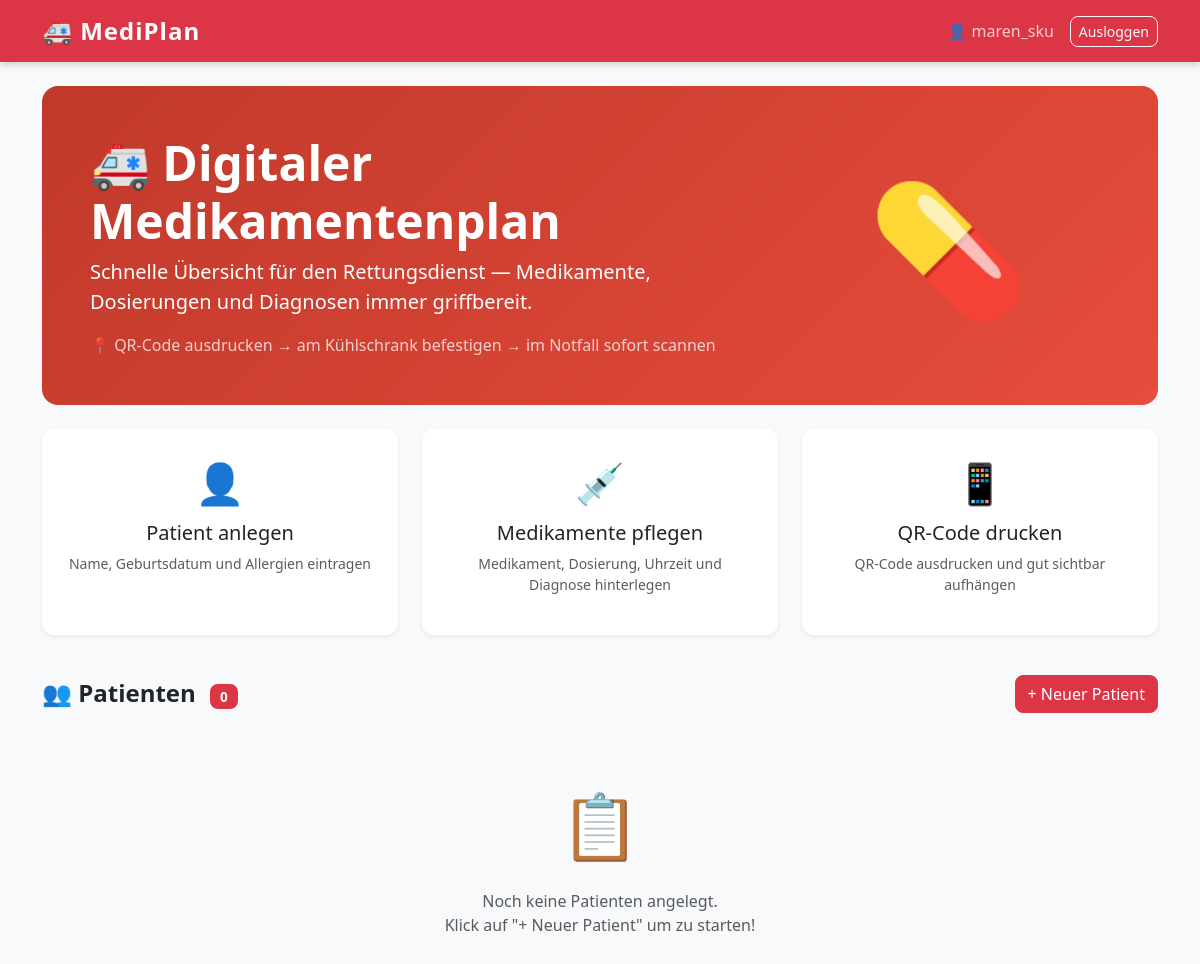
The page / (signed in) on the database as committed earlier.
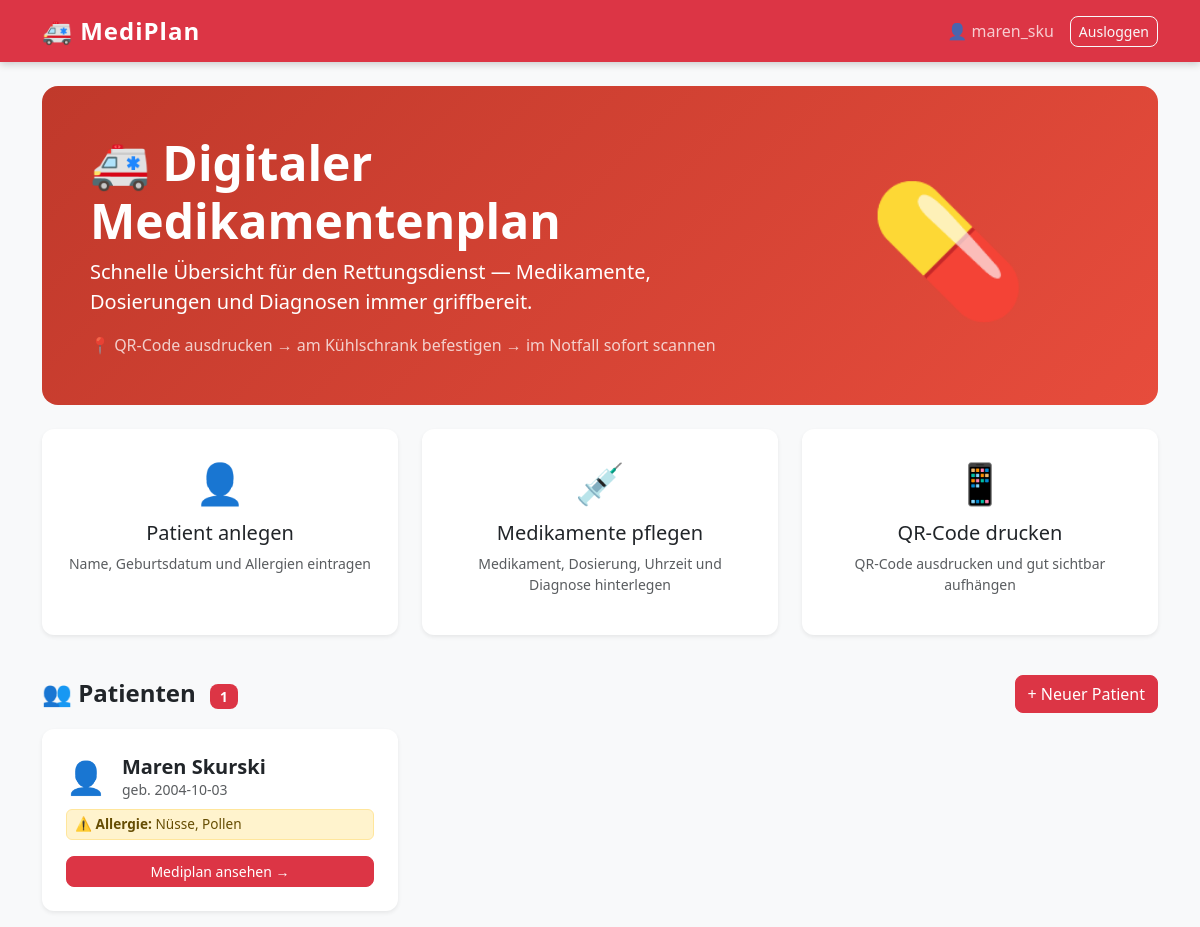
The same page on the database as committed later.
### tables this page shows
CREATE TABLE patienten (
            id INTEGER PRIMARY KEY AUTOINCREMENT,
            nutzer_id INTEGER NOT NULL,
            name TEXT NOT NULL,
            geburtsdatum TEXT NOT NULL,
            allergien TEXT,
            FOREIGN KEY (nutzer_id) REFERENCES nutzer(id)
        );

### app.py (the view)
@app.route('/')
@login_required
def index():
    conn = get_connection()
    patienten = conn.execute('SELECT * FROM patienten WHERE nutzer_id = ?', (session['nutzer_id'],)).fetchall()
    conn.close()
    return render_template('index.html', patienten=patienten)

### app.py (called while the page is built)
def login_required(f):
    @functools.wraps(f)
    def decorated(*args, **kwargs):
        if 'nutzer_id' not in session:
            return redirect(url_for('login'))
        return f(*args, **kwargs)
    return decorated

### database.py (called while the page is built)
def get_connection():
    conn = sqlite3.connect('mediplan.db')
    conn.row_factory = sqlite3.Row
    return conn

### templates/index.html
{% extends 'base.html' %}
{% block content %}
<div class="p-5 mb-4 rounded-4" style="background: linear-gradient(135deg, #c0392b, #e74c3c); color: white;">
    <div class="row align-items-center">
        <div class="col-md-8">
            <h1 class="display-5 fw-bold">🚑 Digitaler Medikamentenplan</h1>
            <p class="lead mb-3">Schnelle Übersicht für den Rettungsdienst — Medikamente, Dosierungen und Diagnosen immer griffbereit.</p>
            <p class="mb-0 opacity-75">📍 QR-Code ausdrucken → am Kühlschrank befestigen → im Notfall sofort scannen</p>
        </div>
        <div class="col-md-4 text-center d-none d-md-block">
            <span style="font-size: 8rem;">💊</span>
        </div>
    </div>
</div>
<div class="row mb-4">
    <div class="col-md-4 mb-3">
        <div class="card h-100 border-0 shadow-sm">
            <div class="card-body text-center p-4">
                <div style="font-size: 2.5rem;">👤</div>
                <h5 class="mt-2">Patient anlegen</h5>
                <p class="text-muted small">Name, Geburtsdatum und Allergien eintragen</p>
            </div>
        </div>
    </div>
    <div class="col-md-4 mb-3">
        <div class="card h-100 border-0 shadow-sm">
            <div class="card-body text-center p-4">
                <div style="font-size: 2.5rem;">💉</div>
                <h5 class="mt-2">Medikamente pflegen</h5>
                <p class="text-muted small">Medikament, Dosierung, Uhrzeit und Diagnose hinterlegen</p>
            </div>
        </div>
    </div>
    <div class="col-md-4 mb-3">
        <div class="card h-100 border-0 shadow-sm">
            <div class="card-body text-center p-4">
                <div style="font-size: 2.5rem;">📱</div>
                <h5 class="mt-2">QR-Code drucken</h5>
                <p class="text-muted small">QR-Code ausdrucken und gut sichtbar aufhängen</p>
            </div>
        </div>
    </div>
</div>
<div class="d-flex justify-content-between align-items-center mb-3">
    <h4 class="fw-bold mb-0">👥 Patienten <span class="badge bg-danger ms-2">{{ patienten|length }}</span></h4>
    <a href="/patient/neu" class="btn btn-danger">+ Neuer Patient</a>
</div>
{% if patienten %}
<div class="row">
    {% for patient in patienten %}
    <div class="col-md-4 mb-3">
        <div class="card h-100 border-0 shadow-sm">
            <div class="card-body p-4">
                <div class="d-flex align-items-center mb-2">
                    <span style="font-size: 2rem;">👤</span>
                    <div class="ms-3">
                        <h5 class="mb-0 fw-bold">{{ patient['name'] }}</h5>
                        <p class="text-muted small mb-0">geb. {{ patient['geburtsdatum'] }}</p>
                    </div>
                </div>
                {% if patient['allergien'] %}
                <div class="alert alert-warning py-1 px-2 mb-2" style="font-size: 0.85rem;">
                    ⚠️ <strong>Allergie:</strong> {{ patient['allergien'] }}
                </div>
                {% endif %}
                <a href="/patient/{{ patient['id'] }}" class="btn btn-danger btn-sm w-100 mt-2">Mediplan ansehen →</a>
            </div>
        </div>
    </div>
    {% endfor %}
</div>
{% else %}
<div class="text-center py-5">
    <span style="font-size: 4rem;">📋</span>
    <p class="text-muted mt-3">Noch keine Patienten angelegt.<br>Klick auf "+ Neuer Patient" um zu starten!</p>
</div>
{% endif %}
{% endblock %}

Rows that differ between the two databases and show on the page:
added patienten: name "Maren Skurski", geburtsdatum "2004-10-03", allergien "Nüsse, Pollen"
Other text that changed with them:
{{ patienten|length }}: "0" → "1"
text no longer shown: "📋 Noch keine Patienten angelegt. Klick auf \"+ Neuer Patient\" um zu starten!"
